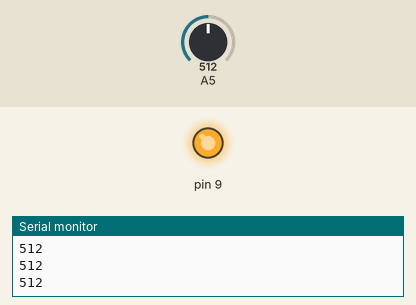
The sketch below on a simulated Arduino Uno, built with avr-gcc and run on an emulated ATmega328P. On the bench: output pins drawn as LEDs (lit = HIGH), the last lines printed to the serial monitor. The inputs (shaded band) are chosen by the test bench; at power-on: A5 = 512.

Above: at 1.2 s.
1.3 s: A5 set to 97
2.8 s: A5 set to 83
At 3.5 s:
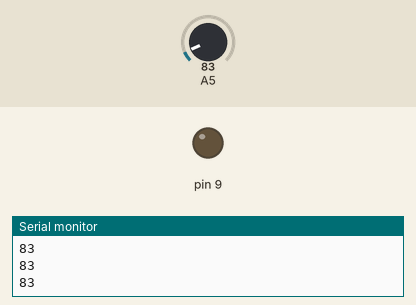
4.3 s: A5 set to 100
At 4.6 s:
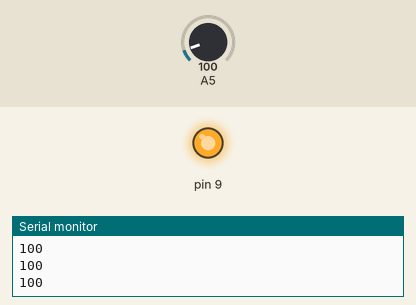
5.8 s: A5 set to 80
At 7.0 s:
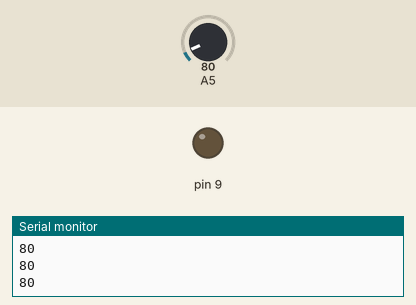
Timing chart, 0 to 8.3 s (numbered marks = the images above; inputs shaded):
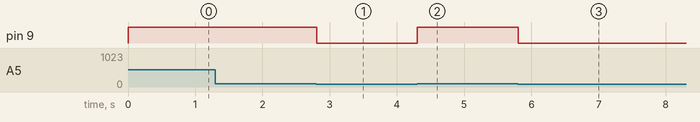

Measured:
- the behaviour switches between 90 and 89 on A5 (found by bisection; images 0 and 1)
- after the input at 2.8 s, pin 9: HIGH → LOW at once
- after the input at 4.3 s, pin 9: LOW → HIGH at once
- after the input at 5.8 s, pin 9: HIGH → LOW at once

The sketch:

_gas_sensor_with_led1.ino
```cpp
// C++ code
//
void setup()
{
  Serial.begin(9600);
  pinMode(A5, INPUT);
  pinMode(9, OUTPUT);
}

void loop()
{
  int c;
  c=analogRead(A5);
  Serial.println(c);
  if (c>90)
  {
    digitalWrite(9,HIGH);
  }
  else if(c<90)
  {
    digitalWrite(9,LOW);
  }
}
```
